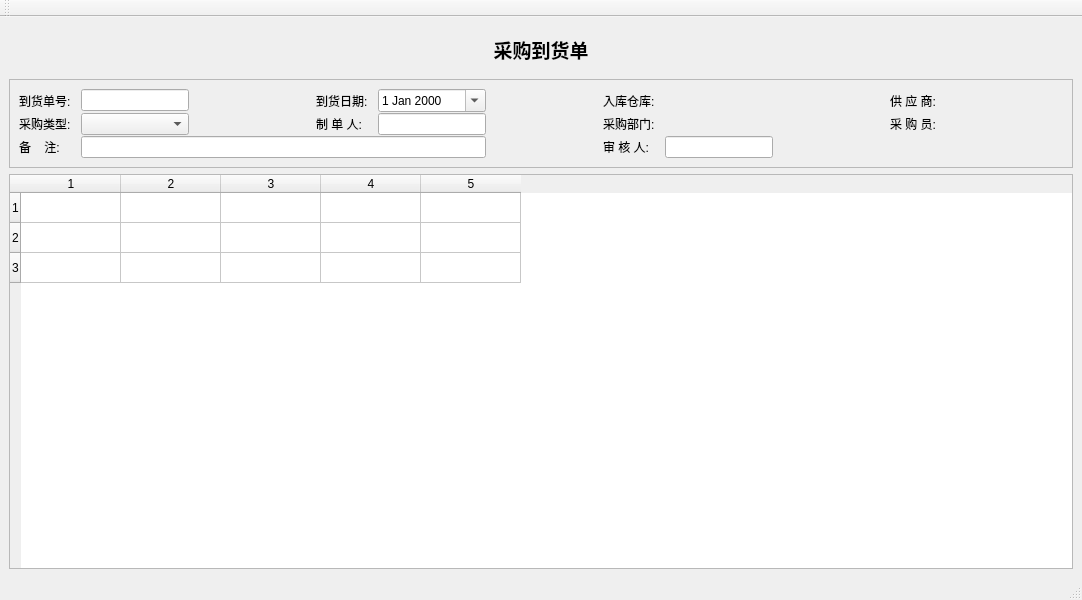
<?xml version="1.0" encoding="UTF-8"?>
<ui version="4.0">
 <class>PuArrivalWin</class>
 <widget class="QMainWindow" name="PuArrivalWin">
  <property name="geometry">
   <rect>
    <x>0</x>
    <y>0</y>
    <width>1082</width>
    <height>600</height>
   </rect>
  </property>
  <property name="windowTitle">
   <string>MainWindow</string>
  </property>
  <widget class="QWidget" name="centralwidget">
   <layout class="QVBoxLayout" name="verticalLayout_2">
    <item>
     <widget class="QFrame" name="frame_4">
      <property name="frameShape">
       <enum>QFrame::NoFrame</enum>
      </property>
      <property name="frameShadow">
       <enum>QFrame::Plain</enum>
      </property>
      <property name="lineWidth">
       <number>0</number>
      </property>
      <layout class="QHBoxLayout" name="horizontalLayout_4">
       <item>
        <widget class="QLabel" name="label_16">
         <property name="font">
          <font>
           <family>微软雅黑</family>
           <pointsize>14</pointsize>
           <weight>75</weight>
           <bold>true</bold>
          </font>
         </property>
         <property name="text">
          <string>采购到货单</string>
         </property>
         <property name="alignment">
          <set>Qt::AlignCenter</set>
         </property>
        </widget>
       </item>
      </layout>
     </widget>
    </item>
    <item>
     <widget class="QFrame" name="frame_2">
      <property name="frameShape">
       <enum>QFrame::StyledPanel</enum>
      </property>
      <property name="frameShadow">
       <enum>QFrame::Plain</enum>
      </property>
      <layout class="QVBoxLayout" name="verticalLayout">
       <property name="spacing">
        <number>1</number>
       </property>
       <item>
        <layout class="QGridLayout" name="headGridLayout">
         <property name="horizontalSpacing">
          <number>10</number>
         </property>
         <item row="1" column="11">
          <spacer name="horizontalSpacer">
           <property name="orientation">
            <enum>Qt::Horizontal</enum>
           </property>
           <property name="sizeHint" stdset="0">
            <size>
             <width>40</width>
             <height>20</height>
            </size>
           </property>
          </spacer>
         </item>
         <item row="0" column="10" colspan="2">
          <widget class="QkSearchEditBox" name="venSearchEditbox">
           <property name="sizePolicy">
            <sizepolicy hsizetype="Preferred" vsizetype="Fixed">
             <horstretch>0</horstretch>
             <verstretch>0</verstretch>
            </sizepolicy>
           </property>
          </widget>
         </item>
         <item row="0" column="0">
          <widget class="QLabel" name="idLabel">
           <property name="sizePolicy">
            <sizepolicy hsizetype="Fixed" vsizetype="Preferred">
             <horstretch>0</horstretch>
             <verstretch>0</verstretch>
            </sizepolicy>
           </property>
           <property name="text">
            <string>到货单号:</string>
           </property>
          </widget>
         </item>
         <item row="0" column="2">
          <spacer name="horizontalSpacer_3">
           <property name="orientation">
            <enum>Qt::Horizontal</enum>
           </property>
           <property name="sizeHint" stdset="0">
            <size>
             <width>40</width>
             <height>20</height>
            </size>
           </property>
          </spacer>
         </item>
         <item row="0" column="4">
          <widget class="QDateEdit" name="dateEdit">
           <property name="sizePolicy">
            <sizepolicy hsizetype="Minimum" vsizetype="Fixed">
             <horstretch>0</horstretch>
             <verstretch>0</verstretch>
            </sizepolicy>
           </property>
           <property name="calendarPopup">
            <bool>true</bool>
           </property>
          </widget>
         </item>
         <item row="0" column="3">
          <widget class="QLabel" name="label_2">
           <property name="sizePolicy">
            <sizepolicy hsizetype="Fixed" vsizetype="Preferred">
             <horstretch>0</horstretch>
             <verstretch>0</verstretch>
            </sizepolicy>
           </property>
           <property name="text">
            <string>到货日期:</string>
           </property>
          </widget>
         </item>
         <item row="0" column="8">
          <spacer name="horizontalSpacer_5">
           <property name="orientation">
            <enum>Qt::Horizontal</enum>
           </property>
           <property name="sizeHint" stdset="0">
            <size>
             <width>40</width>
             <height>20</height>
            </size>
           </property>
          </spacer>
         </item>
         <item row="0" column="5">
          <spacer name="horizontalSpacer_4">
           <property name="orientation">
            <enum>Qt::Horizontal</enum>
           </property>
           <property name="sizeHint" stdset="0">
            <size>
             <width>40</width>
             <height>20</height>
            </size>
           </property>
          </spacer>
         </item>
         <item row="0" column="1">
          <widget class="QLineEdit" name="noEdit">
           <property name="sizePolicy">
            <sizepolicy hsizetype="Fixed" vsizetype="Fixed">
             <horstretch>0</horstretch>
             <verstretch>0</verstretch>
            </sizepolicy>
           </property>
           <property name="dragEnabled">
            <bool>true</bool>
           </property>
           <property name="readOnly">
            <bool>true</bool>
           </property>
          </widget>
         </item>
         <item row="2" column="0">
          <widget class="QLabel" name="label_9">
           <property name="text">
            <string>备    注:</string>
           </property>
          </widget>
         </item>
         <item row="2" column="1" colspan="4">
          <widget class="QLineEdit" name="memoEdit"/>
         </item>
         <item row="1" column="0">
          <widget class="QLabel" name="label">
           <property name="text">
            <string>采购类型:</string>
           </property>
          </widget>
         </item>
         <item row="1" column="6">
          <widget class="QLabel" name="label_6">
           <property name="sizePolicy">
            <sizepolicy hsizetype="Fixed" vsizetype="Preferred">
             <horstretch>0</horstretch>
             <verstretch>0</verstretch>
            </sizepolicy>
           </property>
           <property name="text">
            <string>采购部门:</string>
           </property>
          </widget>
         </item>
         <item row="1" column="7">
          <widget class="QkSearchEditBox" name="depSearchEditbox">
           <property name="sizePolicy">
            <sizepolicy hsizetype="Minimum" vsizetype="Fixed">
             <horstretch>0</horstretch>
             <verstretch>0</verstretch>
            </sizepolicy>
           </property>
          </widget>
         </item>
         <item row="1" column="1">
          <widget class="QComboBox" name="busTypeComboBox">
           <property name="sizePolicy">
            <sizepolicy hsizetype="Preferred" vsizetype="Fixed">
             <horstretch>0</horstretch>
             <verstretch>0</verstretch>
            </sizepolicy>
           </property>
          </widget>
         </item>
         <item row="1" column="9">
          <widget class="QLabel" name="label_12">
           <property name="sizePolicy">
            <sizepolicy hsizetype="Fixed" vsizetype="Preferred">
             <horstretch>0</horstretch>
             <verstretch>0</verstretch>
            </sizepolicy>
           </property>
           <property name="text">
            <string>采 购 员:</string>
           </property>
          </widget>
         </item>
         <item row="1" column="10">
          <widget class="QkSearchEditBox" name="userSearchEditbox">
           <property name="sizePolicy">
            <sizepolicy hsizetype="Fixed" vsizetype="Fixed">
             <horstretch>0</horstretch>
             <verstretch>0</verstretch>
            </sizepolicy>
           </property>
          </widget>
         </item>
         <item row="0" column="9">
          <widget class="QLabel" name="label_3">
           <property name="sizePolicy">
            <sizepolicy hsizetype="Fixed" vsizetype="Preferred">
             <horstretch>0</horstretch>
             <verstretch>0</verstretch>
            </sizepolicy>
           </property>
           <property name="text">
            <string>供 应 商:</string>
           </property>
          </widget>
         </item>
         <item row="0" column="7">
          <widget class="QkSearchEditBox" name="whSearchEditbox"/>
         </item>
         <item row="0" column="6">
          <widget class="QLabel" name="label_7">
           <property name="text">
            <string>入库仓库:</string>
           </property>
          </widget>
         </item>
         <item row="1" column="4">
          <widget class="QLineEdit" name="makerEdit">
           <property name="sizePolicy">
            <sizepolicy hsizetype="Fixed" vsizetype="Fixed">
             <horstretch>0</horstretch>
             <verstretch>0</verstretch>
            </sizepolicy>
           </property>
           <property name="readOnly">
            <bool>true</bool>
           </property>
          </widget>
         </item>
         <item row="1" column="3">
          <widget class="QLabel" name="label_8">
           <property name="text">
            <string>制 单 人:</string>
           </property>
          </widget>
         </item>
         <item row="2" column="6">
          <widget class="QLabel" name="label_10">
           <property name="text">
            <string>审 核 人:</string>
           </property>
          </widget>
         </item>
         <item row="2" column="7">
          <widget class="QLineEdit" name="auditEdit">
           <property name="sizePolicy">
            <sizepolicy hsizetype="Fixed" vsizetype="Fixed">
             <horstretch>0</horstretch>
             <verstretch>0</verstretch>
            </sizepolicy>
           </property>
           <property name="readOnly">
            <bool>true</bool>
           </property>
          </widget>
         </item>
        </layout>
       </item>
      </layout>
     </widget>
    </item>
    <item>
     <widget class="QTableWidget" name="tableWidget">
      <property name="rowCount">
       <number>3</number>
      </property>
      <property name="columnCount">
       <number>5</number>
      </property>
      <row/>
      <row/>
      <row/>
      <column/>
      <column/>
      <column/>
      <column/>
      <column/>
     </widget>
    </item>
   </layout>
  </widget>
  <widget class="QStatusBar" name="statusbar"/>
  <widget class="QToolBar" name="toolBar">
   <property name="windowTitle">
    <string>toolBar</string>
   </property>
   <attribute name="toolBarArea">
    <enum>TopToolBarArea</enum>
   </attribute>
   <attribute name="toolBarBreak">
    <bool>false</bool>
   </attribute>
  </widget>
 </widget>
 <customwidgets>
  <customwidget>
   <class>QkSearchEditBox</class>
   <extends>QWidget</extends>
   <header>qksearcheditbox.h</header>
  </customwidget>
 </customwidgets>
 <resources/>
 <connections/>
</ui>
